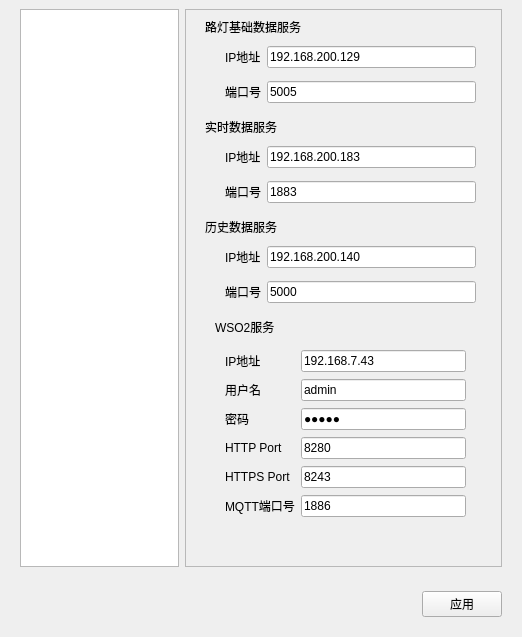
<?xml version="1.0" encoding="UTF-8"?>
<ui version="4.0">
 <class>CSystemSettingDlg</class>
 <widget class="QDialog" name="CSystemSettingDlg">
  <property name="geometry">
   <rect>
    <x>0</x>
    <y>0</y>
    <width>522</width>
    <height>637</height>
   </rect>
  </property>
  <property name="windowTitle">
   <string>系统设置</string>
  </property>
  <layout class="QVBoxLayout" name="verticalLayout" stretch="0,0">
   <property name="topMargin">
    <number>0</number>
   </property>
   <item>
    <widget class="QWidget" name="widget" native="true">
     <layout class="QHBoxLayout" name="horizontalLayout_3" stretch="1,2">
      <item>
       <widget class="QListWidget" name="sysSetting_listWidget">
        <property name="styleSheet">
         <string notr="true">border-color: rgb(255, 255, 255);</string>
        </property>
       </widget>
      </item>
      <item>
       <widget class="QFrame" name="sysSetting_frame">
        <property name="frameShape">
         <enum>QFrame::StyledPanel</enum>
        </property>
        <property name="frameShadow">
         <enum>QFrame::Raised</enum>
        </property>
        <layout class="QVBoxLayout" name="verticalLayout_2">
         <item>
          <widget class="QStackedWidget" name="stackedWidget">
           <property name="currentIndex">
            <number>3</number>
           </property>
           <widget class="QWidget" name="page_General">
            <widget class="QWidget" name="layoutWidget">
             <property name="geometry">
              <rect>
               <x>3</x>
               <y>40</y>
               <width>331</width>
               <height>25</height>
              </rect>
             </property>
             <layout class="QHBoxLayout" name="horizontalLayout_4">
              <item>
               <widget class="QLabel" name="label_2">
                <property name="text">
                 <string>日志文件路径</string>
                </property>
               </widget>
              </item>
              <item>
               <widget class="QLineEdit" name="lineEdit_folderPath"/>
              </item>
              <item>
               <widget class="QPushButton" name="pushButton_select">
                <property name="text">
                 <string>选择</string>
                </property>
               </widget>
              </item>
             </layout>
            </widget>
           </widget>
           <widget class="QWidget" name="page_System">
            <widget class="QWidget" name="layoutWidget">
             <property name="geometry">
              <rect>
               <x>19</x>
               <y>23</y>
               <width>218</width>
               <height>22</height>
              </rect>
             </property>
             <layout class="QHBoxLayout" name="horizontalLayout">
              <item>
               <widget class="QLineEdit" name="lineEdit_time">
                <property name="sizePolicy">
                 <sizepolicy hsizetype="Expanding" vsizetype="Fixed">
                  <horstretch>0</horstretch>
                  <verstretch>0</verstretch>
                 </sizepolicy>
                </property>
                <property name="maximumSize">
                 <size>
                  <width>30</width>
                  <height>20</height>
                 </size>
                </property>
               </widget>
              </item>
              <item>
               <widget class="QLabel" name="label">
                <property name="text">
                 <string>秒无人操作时，进入自动监控模式</string>
                </property>
               </widget>
              </item>
             </layout>
            </widget>
            <widget class="QCheckBox" name="exitWindowsCheck">
             <property name="geometry">
              <rect>
               <x>20</x>
               <y>80</y>
               <width>279</width>
               <height>13</height>
              </rect>
             </property>
             <property name="text">
              <string>退出系统时提示用户</string>
             </property>
            </widget>
           </widget>
           <widget class="QWidget" name="page_strategy">
            <widget class="QLabel" name="label_3">
             <property name="geometry">
              <rect>
               <x>20</x>
               <y>30</y>
               <width>101</width>
               <height>16</height>
              </rect>
             </property>
             <property name="text">
              <string>实时数据策略</string>
             </property>
            </widget>
            <widget class="QLabel" name="label_4">
             <property name="geometry">
              <rect>
               <x>20</x>
               <y>150</y>
               <width>81</width>
               <height>16</height>
              </rect>
             </property>
             <property name="text">
              <string>历史数据策略</string>
             </property>
            </widget>
            <widget class="QLabel" name="label_5">
             <property name="geometry">
              <rect>
               <x>30</x>
               <y>60</y>
               <width>101</width>
               <height>16</height>
              </rect>
             </property>
             <property name="text">
              <string>实时数据收集间隔</string>
             </property>
            </widget>
            <widget class="QLineEdit" name="lineEdit_period">
             <property name="geometry">
              <rect>
               <x>150</x>
               <y>60</y>
               <width>113</width>
               <height>20</height>
              </rect>
             </property>
            </widget>
           </widget>
           <widget class="QWidget" name="page_DataSource">
            <widget class="QLabel" name="label_18">
             <property name="geometry">
              <rect>
               <x>10</x>
               <y>100</y>
               <width>91</width>
               <height>16</height>
              </rect>
             </property>
             <property name="text">
              <string>实时数据服务</string>
             </property>
            </widget>
            <widget class="QLabel" name="label_23">
             <property name="geometry">
              <rect>
               <x>10</x>
               <y>200</y>
               <width>91</width>
               <height>16</height>
              </rect>
             </property>
             <property name="text">
              <string>历史数据服务</string>
             </property>
            </widget>
            <widget class="QWidget" name="layoutWidget_4">
             <property name="geometry">
              <rect>
               <x>30</x>
               <y>120</y>
               <width>251</width>
               <height>71</height>
              </rect>
             </property>
             <layout class="QVBoxLayout" name="verticalLayout_7">
              <item>
               <layout class="QHBoxLayout" name="horizontalLayout_25">
                <item>
                 <widget class="QLabel" name="label_29">
                  <property name="text">
                   <string>IP地址</string>
                  </property>
                 </widget>
                </item>
                <item>
                 <widget class="QLineEdit" name="lineEdit_RealIP">
                  <property name="text">
                   <string>192.168.200.183</string>
                  </property>
                 </widget>
                </item>
               </layout>
              </item>
              <item>
               <layout class="QHBoxLayout" name="horizontalLayout_26">
                <item>
                 <widget class="QLabel" name="label_30">
                  <property name="text">
                   <string>端口号</string>
                  </property>
                 </widget>
                </item>
                <item>
                 <widget class="QLineEdit" name="lineEdit_RealPort">
                  <property name="text">
                   <string>1883</string>
                  </property>
                 </widget>
                </item>
               </layout>
              </item>
             </layout>
            </widget>
            <widget class="QLabel" name="label_24">
             <property name="geometry">
              <rect>
               <x>10</x>
               <y>0</y>
               <width>111</width>
               <height>16</height>
              </rect>
             </property>
             <property name="text">
              <string>路灯基础数据服务</string>
             </property>
            </widget>
            <widget class="QWidget" name="layoutWidget_3">
             <property name="geometry">
              <rect>
               <x>30</x>
               <y>20</y>
               <width>251</width>
               <height>71</height>
              </rect>
             </property>
             <layout class="QVBoxLayout" name="verticalLayout_6">
              <item>
               <layout class="QHBoxLayout" name="horizontalLayout_21">
                <item>
                 <widget class="QLabel" name="label_25">
                  <property name="text">
                   <string>IP地址</string>
                  </property>
                 </widget>
                </item>
                <item>
                 <widget class="QLineEdit" name="lineEdit_LampIP">
                  <property name="text">
                   <string>192.168.200.129</string>
                  </property>
                 </widget>
                </item>
               </layout>
              </item>
              <item>
               <layout class="QHBoxLayout" name="horizontalLayout_22">
                <item>
                 <widget class="QLabel" name="label_26">
                  <property name="text">
                   <string>端口号</string>
                  </property>
                 </widget>
                </item>
                <item>
                 <widget class="QLineEdit" name="lineEdit_LampPort">
                  <property name="text">
                   <string>5005</string>
                  </property>
                 </widget>
                </item>
               </layout>
              </item>
             </layout>
            </widget>
            <widget class="QWidget" name="layoutWidget_2">
             <property name="geometry">
              <rect>
               <x>30</x>
               <y>220</y>
               <width>251</width>
               <height>71</height>
              </rect>
             </property>
             <layout class="QVBoxLayout" name="verticalLayout_5">
              <item>
               <layout class="QHBoxLayout" name="horizontalLayout_17">
                <item>
                 <widget class="QLabel" name="label_19">
                  <property name="text">
                   <string>IP地址</string>
                  </property>
                 </widget>
                </item>
                <item>
                 <widget class="QLineEdit" name="lineEdit_HistIP">
                  <property name="text">
                   <string>192.168.200.140</string>
                  </property>
                 </widget>
                </item>
               </layout>
              </item>
              <item>
               <layout class="QHBoxLayout" name="horizontalLayout_18">
                <item>
                 <widget class="QLabel" name="label_20">
                  <property name="text">
                   <string>端口号</string>
                  </property>
                 </widget>
                </item>
                <item>
                 <widget class="QLineEdit" name="lineEdit_HistPort">
                  <property name="text">
                   <string>5000</string>
                  </property>
                 </widget>
                </item>
               </layout>
              </item>
             </layout>
            </widget>
            <widget class="QLabel" name="label_27">
             <property name="geometry">
              <rect>
               <x>20</x>
               <y>300</y>
               <width>91</width>
               <height>16</height>
              </rect>
             </property>
             <property name="text">
              <string>WSO2服务</string>
             </property>
            </widget>
            <widget class="QWidget" name="layoutWidget">
             <property name="geometry">
              <rect>
               <x>30</x>
               <y>330</y>
               <width>241</width>
               <height>170</height>
              </rect>
             </property>
             <layout class="QGridLayout" name="gridLayout">
              <item row="5" column="2">
               <widget class="QLineEdit" name="lineEdit_httpsport">
                <property name="text">
                 <string>8243</string>
                </property>
               </widget>
              </item>
              <item row="3" column="0">
               <widget class="QLabel" name="label_9">
                <property name="text">
                 <string>密码</string>
                </property>
               </widget>
              </item>
              <item row="5" column="0" colspan="2">
               <widget class="QLabel" name="label_7">
                <property name="text">
                 <string>HTTPS Port</string>
                </property>
               </widget>
              </item>
              <item row="6" column="2">
               <widget class="QLineEdit" name="lineEdit_MQTTPort">
                <property name="text">
                 <string>1886</string>
                </property>
               </widget>
              </item>
              <item row="6" column="0" colspan="2">
               <widget class="QLabel" name="label_22">
                <property name="text">
                 <string>MQTT端口号</string>
                </property>
               </widget>
              </item>
              <item row="4" column="0" colspan="2">
               <widget class="QLabel" name="label_6">
                <property name="text">
                 <string>HTTP Port</string>
                </property>
               </widget>
              </item>
              <item row="4" column="2">
               <widget class="QLineEdit" name="lineEdit_httpport">
                <property name="text">
                 <string>8280</string>
                </property>
               </widget>
              </item>
              <item row="2" column="0">
               <widget class="QLabel" name="label_8">
                <property name="text">
                 <string>用户名</string>
                </property>
               </widget>
              </item>
              <item row="3" column="2">
               <widget class="QLineEdit" name="lineEdit_password">
                <property name="text">
                 <string>admin</string>
                </property>
                <property name="echoMode">
                 <enum>QLineEdit::Password</enum>
                </property>
               </widget>
              </item>
              <item row="2" column="2">
               <widget class="QLineEdit" name="lineEdit_username">
                <property name="text">
                 <string>admin</string>
                </property>
               </widget>
              </item>
              <item row="1" column="2">
               <widget class="QLineEdit" name="lineEdit_WSO2Host">
                <property name="text">
                 <string>192.168.7.43</string>
                </property>
               </widget>
              </item>
              <item row="1" column="0">
               <widget class="QLabel" name="label_21">
                <property name="text">
                 <string>IP地址</string>
                </property>
               </widget>
              </item>
             </layout>
            </widget>
           </widget>
          </widget>
         </item>
        </layout>
       </widget>
      </item>
     </layout>
    </widget>
   </item>
   <item>
    <widget class="QWidget" name="widget_3" native="true">
     <layout class="QHBoxLayout" name="horizontalLayout_2">
      <item>
       <spacer name="horizontalSpacer">
        <property name="orientation">
         <enum>Qt::Horizontal</enum>
        </property>
        <property name="sizeHint" stdset="0">
         <size>
          <width>444</width>
          <height>20</height>
         </size>
        </property>
       </spacer>
      </item>
      <item>
       <widget class="QPushButton" name="applyButton">
        <property name="text">
         <string>应用</string>
        </property>
       </widget>
      </item>
     </layout>
    </widget>
   </item>
  </layout>
 </widget>
 <resources/>
 <connections/>
</ui>
